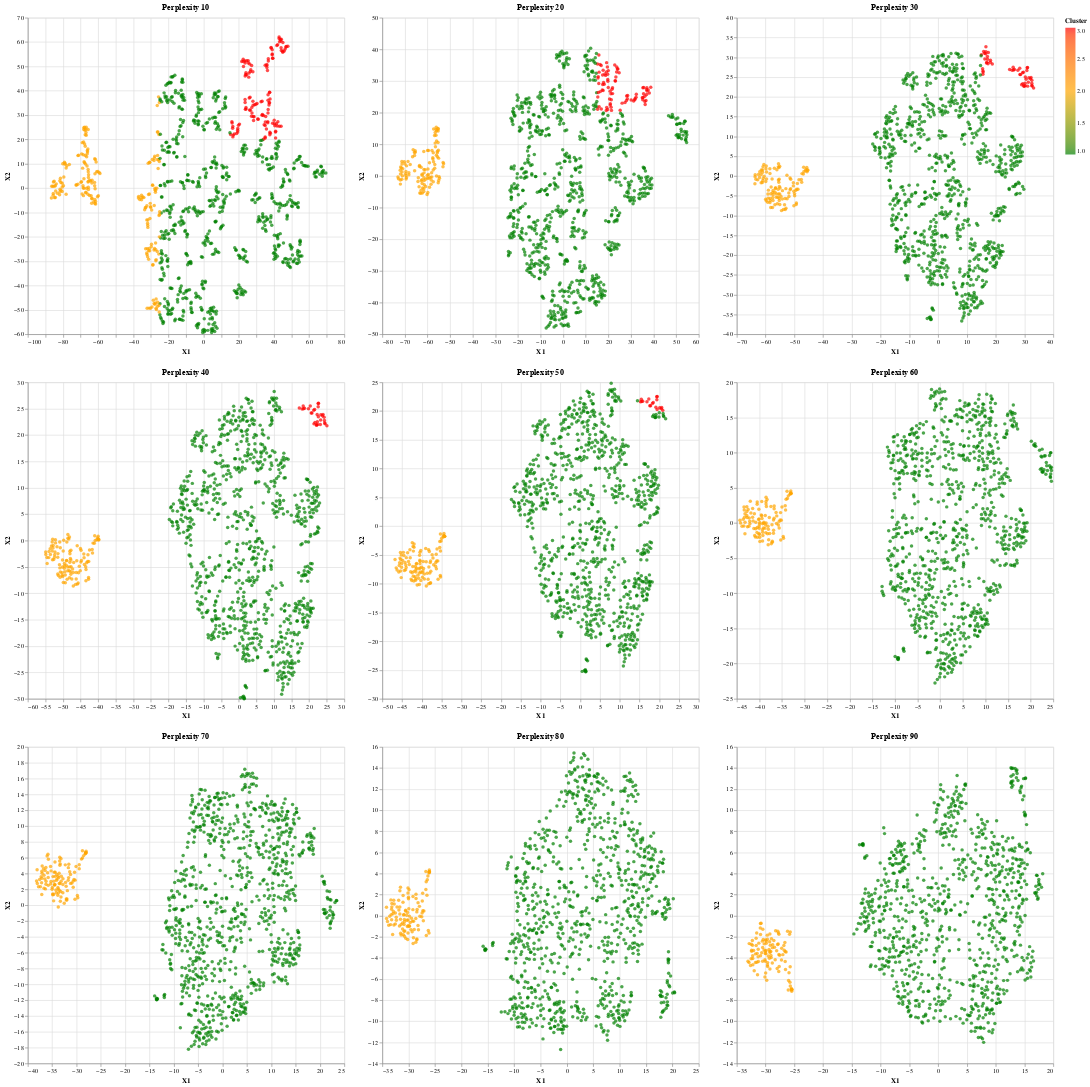

The notebook cell this image was saved under:
### Code cell
rows = alt.vconcat()
for row_num in [0,1,2]:
  cols = alt.hconcat()
  for col_num in range(row_num*3,(row_num+1)*3):
    perp = config['TSNE']['perplexity'][col_num]
    plot = plotTSNE(tsne_results[f'Perplexity:{perp}'],perp)
    cols |= plot
  rows &= cols
rows

### Figure 1 — Vega-Lite specification as saved in the notebook (floating-point values rounded to 4 significant figures; data arrays with more than 128 entries replaced by an {"elided": "..."} marker saying what was removed)
{"config": {"view": {"continuousWidth": 400, "continuousHeight": 300}}, "vconcat": [{"hconcat": [{"mark": "circle", "encoding": {"color": {"field": "Cluster", "scale": {"domain": [1, 2, 3], "range": ["green", "orange", "red"]}, "type": "quantitative"}, "x": {"field": "X1", "type": "quantitative"}, "y": {"field": "X2", "type": "quantitative"}}, "height": 500, "title": "Perplexity 10", "width": 500}, {"data": {"name": "data-a786dd7d5dadc2b8572de0985738ebb8"}, "mark": "circle", "encoding": {"color": {"field": "Cluster", "scale": {"domain": [1, 2, 3], "range": ["green", "orange", "red"]}, "type": "quantitative"}, "x": {"field": "X1", "type": "quantitative"}, "y": {"field": "X2", "type": "quantitative"}}, "height": 500, "title": "Perplexity 20", "width": 500}, {"data": {"name": "data-97faf92b5e840fbab7e8d892d715d79a"}, "mark": "circle", "encoding": {"color": {"field": "Cluster", "scale": {"domain": [1, 2, 3], "range": ["green", "orange", "red"]}, "type": "quantitative"}, "x": {"field": "X1", "type": "quantitative"}, "y": {"field": "X2", "type": "quantitative"}}, "height": 500, "title": "Perplexity 30", "width": 500}]}, {"hconcat": [{"mark": "circle", "encoding": {"color": {"field": "Cluster", "scale": {"domain": [1, 2, 3], "range": ["green", "orange", "red"]}, "type": "quantitative"}, "x": {"field": "X1", "type": "quantitative"}, "y": {"field": "X2", "type": "quantitative"}}, "height": 500, "title": "Perplexity 40", "width": 500}, {"data": {"name": "data-b0cfcb9f5977166021134acdf0085aba"}, "mark": "circle", "encoding": {"color": {"field": "Cluster", "scale": {"domain": [1, 2, 3], "range": ["green", "orange", "red"]}, "type": "quantitative"}, "x": {"field": "X1", "type": "quantitative"}, "y": {"field": "X2", "type": "quantitative"}}, "height": 500, "title": "Perplexity 50", "width": 500}, {"data": {"name": "data-1d0cb6e1032a23cc4fd5471c6921b099"}, "mark": "circle", "encoding": {"color": {"field": "Cluster", "scale": {"domain": [1, 2, 3], "range": ["green", "orange", "red"]}, "type": "quantitative"}, "x": {"field": "X1", "type": "quantitative"}, "y": {"field": "X2", "type": "quantitative"}}, "height": 500, "title": "Perplexity 60", "width": 500}], "data": {"name": "data-9d201a4dd883569ea9bbe6863663b235"}}, {"hconcat": [{"mark": "circle", "encoding": {"color": {"field": "Cluster", "scale": {"domain": [1, 2, 3], "range": ["green", "orange", "red"]}, "type": "quantitative"}, "x": {"field": "X1", "type": "quantitative"}, "y": {"field": "X2", "type": "quantitative"}}, "height": 500, "title": "Perplexity 70", "width": 500}, {"data": {"name": "data-59a1b851b429436a0edce17af8d2fbcf"}, "mark": "circle", "encoding": {"color": {"field": "Cluster", "scale": {"domain": [1, 2, 3], "range": ["green", "orange", "red"]}, "type": "quantitative"}, "x": {"field": "X1", "type": "quantitative"}, "y": {"field": "X2", "type": "quantitative"}}, "height": 500, "title": "Perplexity 80", "width": 500}, {"data": {"name": "data-e8f94e525a0b5a2830be4e4f4545fc9a"}, "mark": "circle", "encoding": {"color": {"field": "Cluster", "scale": {"domain": [1, 2, 3], "range": ["green", "orange", "red"]}, "type": "quantitative"}, "x": {"field": "X1", "type": "quantitative"}, "y": {"field": "X2", "type": "quantitative"}}, "height": 500, "title": "Perplexity 90", "width": 500}], "data": {"name": "data-b4db2f21e594906b6b59f0e921d94bb9"}}], "data": {"name": "data-740c4d7cc425aa509ac08f6f39afc8de"}, "$schema": "https://vega.github.io/schema/vega-lite/v4.17.0.json", "datasets": {"data-740c4d7cc425aa509ac08f6f39afc8de": {"elided": "1011 records"}, "data-a786dd7d5dadc2b8572de0985738ebb8": {"elided": "1011 records"}, "data-97faf92b5e840fbab7e8d892d715d79a": {"elided": "1011 records"}, "data-9d201a4dd883569ea9bbe6863663b235": {"elided": "1011 records"}, "data-b0cfcb9f5977166021134acdf0085aba": {"elided": "1011 records"}, "data-1d0cb6e1032a23cc4fd5471c6921b099": {"elided": "1011 records"}, "data-b4db2f21e594906b6b59f0e921d94bb9": {"elided": "1011 records"}, "data-59a1b851b429436a0edce17af8d2fbcf": {"elided": "1011 records"}, "data-e8f94e525a0b5a2830be4e4f4545fc9a": {"elided": "1011 records"}}}
